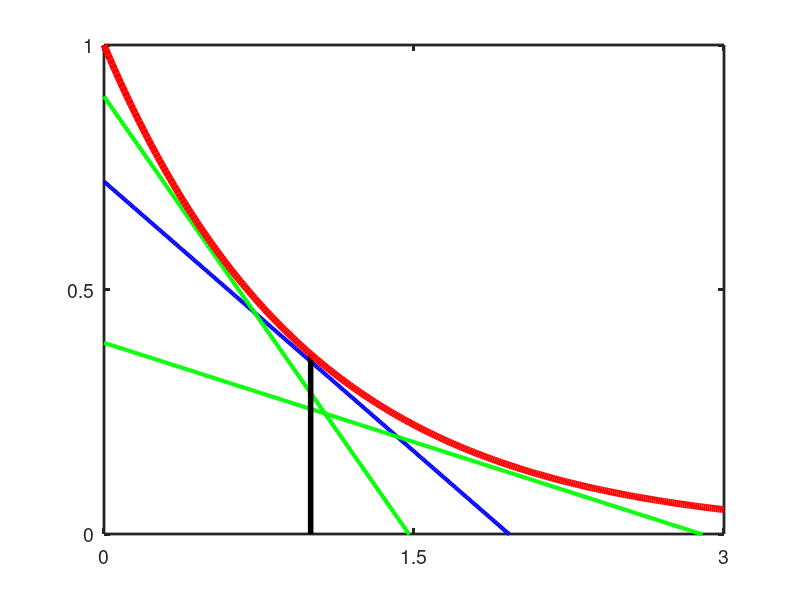

This figure's MATLAB source: (Note: this script raises an error after producing the figure.)
%% Conjugate Function Lower Bound
%
%%
function conjugateFnExpLowerBound

f = @(x) exp(-x);
domain = 0:0.01:3;
xi = 1;
offset = 0.015;
t1 = @(x) -exp(-xi)*x + f(xi)+exp(-xi)*xi-offset;
t2 = @(x) -exp(-0.5)*x + f(0.5)+exp(-0.5)*0.5-offset;
t3 = @(x) -exp(-2)*x + f(2)+exp(-2)*2-offset;


figure; hold on;

plot(domain,t1(domain),'-b','LineWidth',3);
plot(domain,t2(domain),'-g','LineWidth',3);
plot(domain,t3(domain),'-g','LineWidth',3);
plot([1 1],[0 f(1)],'-k','LineWidth',4);
plot(domain,f(domain),'-r','LineWidth',5);
axis([0 3 0 1]);
set(gca,'XTick',[0 1.5 3],'YTick',[0 0.5 1],'box','on','LineWidth',2,'FontSize',14);
pdfcrop;

annotation(gcf,'textbox',[0.365 0.01208 0.05599 0.1111],...
    'String',{'1'},...
    'FontSize',20,...
    'LineStyle','none');

printPmtkFigure('conjugateFnExpLowerBound');



end